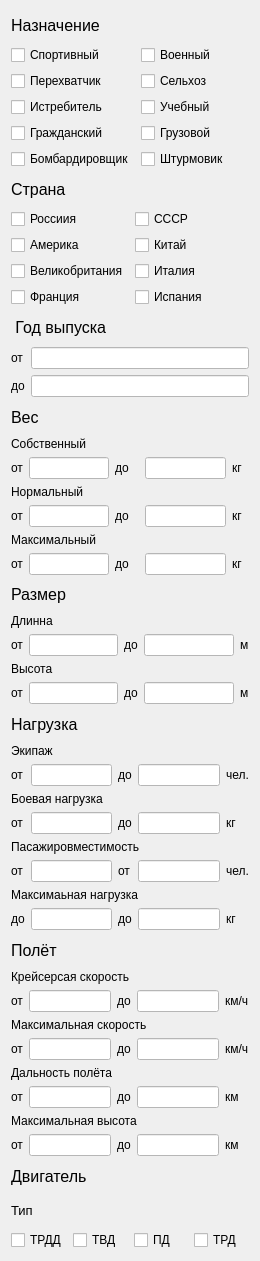
         <widget class="QWidget" name="scrollAreaWidgetContents_6">
          <property name="geometry">
           <rect>
            <x>0</x>
            <y>0</y>
            <width>260</width>
            <height>1261</height>
           </rect>
          </property>
          <layout class="QGridLayout" name="gridLayout_25">
           <item row="12" column="0">
            <widget class="QLabel" name="label_182">
             <property name="font">
              <font>
               <pointsize>12</pointsize>
              </font>
             </property>
             <property name="text">
              <string>Полёт</string>
             </property>
            </widget>
           </item>
           <item row="8" column="0">
            <widget class="QLabel" name="label_154">
             <property name="font">
              <font>
               <pointsize>12</pointsize>
              </font>
             </property>
             <property name="text">
              <string>Размер</string>
             </property>
            </widget>
           </item>
           <item row="10" column="0">
            <widget class="QLabel" name="label_173">
             <property name="font">
              <font>
               <pointsize>12</pointsize>
              </font>
             </property>
             <property name="text">
              <string>Нагрузка</string>
             </property>
            </widget>
           </item>
           <item row="1" column="0">
            <layout class="QGridLayout" name="gridLayout_18">
             <item row="0" column="1">
              <widget class="QCheckBox" name="checkBox_83">
               <property name="text">
                <string>Военный</string>
               </property>
              </widget>
             </item>
             <item row="2" column="1">
              <widget class="QCheckBox" name="checkBox_84">
               <property name="text">
                <string>Учебный</string>
               </property>
              </widget>
             </item>
             <item row="3" column="1">
              <widget class="QCheckBox" name="checkBox_85">
               <property name="text">
                <string>Грузовой</string>
               </property>
              </widget>
             </item>
             <item row="1" column="1">
              <widget class="QCheckBox" name="checkBox_86">
               <property name="text">
                <string>Сельхоз</string>
               </property>
              </widget>
             </item>
             <item row="0" column="0">
              <widget class="QCheckBox" name="checkBox_87">
               <property name="text">
                <string>Спортивный</string>
               </property>
              </widget>
             </item>
             <item row="4" column="0">
              <widget class="QCheckBox" name="checkBox_13">
               <property name="text">
                <string>Бомбардировщик</string>
               </property>
              </widget>
             </item>
             <item row="3" column="0">
              <widget class="QCheckBox" name="checkBox_88">
               <property name="text">
                <string>Гражданский</string>
               </property>
              </widget>
             </item>
             <item row="2" column="0">
              <widget class="QCheckBox" name="checkBox_14">
               <property name="text">
                <string>Истребитель</string>
               </property>
              </widget>
             </item>
             <item row="1" column="0">
              <widget class="QCheckBox" name="checkBox_89">
               <property name="text">
                <string>Перехватчик</string>
               </property>
              </widget>
             </item>
             <item row="4" column="1">
              <widget class="QCheckBox" name="checkBox_90">
               <property name="text">
                <string>Штурмовик</string>
               </property>
              </widget>
             </item>
            </layout>
           </item>
           <item row="3" column="0">
            <layout class="QFormLayout" name="formLayout_10">
             <item row="0" column="0">
              <widget class="QCheckBox" name="ALL_coun_cb_Rus">
               <property name="text">
                <string>Россиия</string>
               </property>
              </widget>
             </item>
             <item row="0" column="1">
              <widget class="QCheckBox" name="ALL_coun_cb_USSR">
               <property name="text">
                <string>СССР</string>
               </property>
              </widget>
             </item>
             <item row="1" column="0">
              <widget class="QCheckBox" name="ALL_coun_cb_Amer">
               <property name="text">
                <string>Америка</string>
               </property>
              </widget>
             </item>
             <item row="1" column="1">
              <widget class="QCheckBox" name="ALL_coun_cb_Chinazes">
               <property name="text">
                <string>Китай</string>
               </property>
              </widget>
             </item>
             <item row="2" column="0">
              <widget class="QCheckBox" name="ALL_coun_cb_GBrit">
               <property name="text">
                <string>Великобритания</string>
               </property>
              </widget>
             </item>
             <item row="2" column="1">
              <widget class="QCheckBox" name="ALL_coun_cb_Itali">
               <property name="text">
                <string>Италия</string>
               </property>
              </widget>
             </item>
             <item row="3" column="0">
              <widget class="QCheckBox" name="ALL_coun_cb_Fran">
               <property name="text">
                <string>Франция</string>
               </property>
              </widget>
             </item>
             <item row="3" column="1">
              <widget class="QCheckBox" name="ALL_coun_cb_Spain">
               <property name="text">
                <string>Испания</string>
               </property>
              </widget>
             </item>
            </layout>
           </item>
           <item row="7" column="0">
            <layout class="QGridLayout" name="gridLayout_weight_3">
             <item row="1" column="0">
              <widget class="QLabel" name="label_69">
               <property name="text">
                <string>от</string>
               </property>
              </widget>
             </item>
             <item row="1" column="4">
              <widget class="QLabel" name="P_wei_lb_sob_kg_6">
               <property name="text">
                <string>кг  </string>
               </property>
              </widget>
             </item>
             <item row="1" column="3">
              <widget class="QLineEdit" name="ALL_wei_line_sob_do">
               <property name="styleSheet">
                <string notr="true">background-color: rgb(255, 255, 255);</string>
               </property>
              </widget>
             </item>
             <item row="4" column="0">
              <widget class="QLabel" name="label_70">
               <property name="text">
                <string>от</string>
               </property>
              </widget>
             </item>
             <item row="3" column="0" colspan="5">
              <widget class="QLabel" name="P_wei_lb_norm_3">
               <property name="text">
                <string>Нормальный</string>
               </property>
              </widget>
             </item>
             <item row="4" column="1">
              <widget class="QLineEdit" name="ALL_wei_line_norm_ot">
               <property name="styleSheet">
                <string notr="true">background-color: rgb(255, 255, 255);</string>
               </property>
              </widget>
             </item>
             <item row="8" column="0">
              <widget class="QLabel" name="label_71">
               <property name="text">
                <string>от</string>
               </property>
              </widget>
             </item>
             <item row="1" column="1">
              <widget class="QLineEdit" name="ALL_wei_line_sob_ot">
               <property name="styleSheet">
                <string notr="true">background-color: rgb(255, 255, 255);</string>
               </property>
              </widget>
             </item>
             <item row="0" column="0" colspan="5">
              <widget class="QLabel" name="P_wei_lb_sob_3">
               <property name="text">
                <string>Собственный</string>
               </property>
              </widget>
             </item>
             <item row="1" column="2">
              <widget class="QLabel" name="label_72">
               <property name="text">
                <string>до   </string>
               </property>
              </widget>
             </item>
             <item row="8" column="1">
              <widget class="QLineEdit" name="ALL_wei_line_max_ot">
               <property name="styleSheet">
                <string notr="true">background-color: rgb(255, 255, 255);</string>
               </property>
              </widget>
             </item>
             <item row="4" column="2">
              <widget class="QLabel" name="label_73">
               <property name="text">
                <string>до</string>
               </property>
              </widget>
             </item>
             <item row="4" column="4">
              <widget class="QLabel" name="P_wei_lb_sob_kg_7">
               <property name="text">
                <string>кг</string>
               </property>
              </widget>
             </item>
             <item row="4" column="3">
              <widget class="QLineEdit" name="ALL_wei_line_norm_do">
               <property name="styleSheet">
                <string notr="true">background-color: rgb(255, 255, 255);</string>
               </property>
              </widget>
             </item>
             <item row="6" column="0" colspan="5">
              <widget class="QLabel" name="P_wei_lb_max_3">
               <property name="text">
                <string>Максимальный</string>
               </property>
              </widget>
             </item>
             <item row="8" column="2">
              <widget class="QLabel" name="label_74">
               <property name="text">
                <string>до</string>
               </property>
              </widget>
             </item>
             <item row="8" column="4">
              <widget class="QLabel" name="P_wei_lb_max_kg_3">
               <property name="text">
                <string>кг</string>
               </property>
              </widget>
             </item>
             <item row="8" column="3">
              <widget class="QLineEdit" name="ALL_wei_line_max_do">
               <property name="styleSheet">
                <string notr="true">background-color: rgb(255, 255, 255);</string>
               </property>
              </widget>
             </item>
            </layout>
           </item>
           <item row="5" column="0">
            <layout class="QFormLayout" name="formLayout_5">
             <item row="0" column="0">
              <widget class="QLabel" name="label_155">
               <property name="text">
                <string>от</string>
               </property>
              </widget>
             </item>
             <item row="0" column="1">
              <widget class="QLineEdit" name="ALL_year_line_ot">
               <property name="styleSheet">
                <string notr="true">background-color: rgb(255, 255, 255);</string>
               </property>
              </widget>
             </item>
             <item row="1" column="0">
              <widget class="QLabel" name="label_156">
               <property name="text">
                <string>до</string>
               </property>
              </widget>
             </item>
             <item row="1" column="1">
              <widget class="QLineEdit" name="ALL_year_line_do">
               <property name="styleSheet">
                <string notr="true">background-color: rgb(255, 255, 255);</string>
               </property>
              </widget>
             </item>
            </layout>
           </item>
           <item row="9" column="0">
            <layout class="QGridLayout" name="gridLayout_size_3">
             <item row="0" column="0" colspan="5">
              <widget class="QLabel" name="P_size_lb_long_3">
               <property name="text">
                <string>Длинна</string>
               </property>
              </widget>
             </item>
             <item row="1" column="4">
              <widget class="QLabel" name="P_size_lb_long_m_3">
               <property name="text">
                <string>м</string>
               </property>
              </widget>
             </item>
             <item row="3" column="2">
              <widget class="QLabel" name="label_84">
               <property name="text">
                <string>до</string>
               </property>
              </widget>
             </item>
             <item row="1" column="2">
              <widget class="QLabel" name="label_85">
               <property name="text">
                <string>до</string>
               </property>
              </widget>
             </item>
             <item row="3" column="0">
              <widget class="QLabel" name="label_79">
               <property name="text">
                <string>от</string>
               </property>
              </widget>
             </item>
             <item row="1" column="0">
              <widget class="QLabel" name="label_80">
               <property name="text">
                <string>от</string>
               </property>
              </widget>
             </item>
             <item row="3" column="1">
              <widget class="QLineEdit" name="ALL_size_line_high_ot">
               <property name="styleSheet">
                <string notr="true">background-color: rgb(255, 255, 255);</string>
               </property>
              </widget>
             </item>
             <item row="3" column="3">
              <widget class="QLineEdit" name="ALL_size_line_high_do">
               <property name="styleSheet">
                <string notr="true">background-color: rgb(255, 255, 255);</string>
               </property>
              </widget>
             </item>
             <item row="2" column="0" colspan="5">
              <widget class="QLabel" name="P_sie_lb_high_3">
               <property name="text">
                <string>Высота</string>
               </property>
              </widget>
             </item>
             <item row="1" column="3">
              <widget class="QLineEdit" name="H_size_line_long_do_2">
               <property name="styleSheet">
                <string notr="true">background-color: rgb(255, 255, 255);</string>
               </property>
              </widget>
             </item>
             <item row="1" column="1">
              <widget class="QLineEdit" name="ALL_size_line_long_ot">
               <property name="styleSheet">
                <string notr="true">background-color: rgb(255, 255, 255);</string>
               </property>
              </widget>
             </item>
             <item row="3" column="4">
              <widget class="QLabel" name="P_size_lb_high_m_3">
               <property name="text">
                <string>м</string>
               </property>
              </widget>
             </item>
            </layout>
           </item>
           <item row="11" column="0">
            <layout class="QGridLayout" name="gridLayout_load_3">
             <item row="7" column="1">
              <widget class="QLineEdit" name="ALL_load_line_maxlo_ot">
               <property name="styleSheet">
                <string notr="true">background-color: rgb(255, 255, 255);</string>
               </property>
              </widget>
             </item>
             <item row="7" column="4">
              <widget class="QLabel" name="P_load_lb_maxlo_kg_3">
               <property name="text">
                <string>кг</string>
               </property>
              </widget>
             </item>
             <item row="5" column="1">
              <widget class="QLineEdit" name="ALL_load_line_pascap_ot">
               <property name="styleSheet">
                <string notr="true">background-color: rgb(255, 255, 255);</string>
               </property>
              </widget>
             </item>
             <item row="5" column="4">
              <widget class="QLabel" name="P_load_lb_pascap_ch_3">
               <property name="text">
                <string>чел.</string>
               </property>
              </widget>
             </item>
             <item row="1" column="1">
              <widget class="QLineEdit" name="ALL_load_line_crew_ot">
               <property name="styleSheet">
                <string notr="true">background-color: rgb(255, 255, 255);
</string>
               </property>
              </widget>
             </item>
             <item row="3" column="4">
              <widget class="QLabel" name="P_load_lb_comlo_kg_3">
               <property name="text">
                <string>кг</string>
               </property>
              </widget>
             </item>
             <item row="1" column="4">
              <widget class="QLabel" name="P_load_lb_crew_ch_3">
               <property name="text">
                <string>чел.</string>
               </property>
              </widget>
             </item>
             <item row="3" column="1">
              <widget class="QLineEdit" name="ALL_load_line_comlo_ot">
               <property name="styleSheet">
                <string notr="true">background-color: rgb(255, 255, 255);</string>
               </property>
              </widget>
             </item>
             <item row="1" column="0">
              <widget class="QLabel" name="label_75">
               <property name="text">
                <string>от</string>
               </property>
              </widget>
             </item>
             <item row="1" column="2">
              <widget class="QLabel" name="label_76">
               <property name="text">
                <string>до</string>
               </property>
              </widget>
             </item>
             <item row="1" column="3">
              <widget class="QLineEdit" name="ALL_load_line_crew_do">
               <property name="styleSheet">
                <string notr="true">background-color: rgb(255, 255, 255);</string>
               </property>
              </widget>
             </item>
             <item row="3" column="0">
              <widget class="QLabel" name="label_77">
               <property name="text">
                <string>от</string>
               </property>
              </widget>
             </item>
             <item row="3" column="2">
              <widget class="QLabel" name="label_78">
               <property name="text">
                <string>до</string>
               </property>
              </widget>
             </item>
             <item row="5" column="0">
              <widget class="QLabel" name="label_81">
               <property name="text">
                <string>от</string>
               </property>
              </widget>
             </item>
             <item row="5" column="2">
              <widget class="QLabel" name="label_82">
               <property name="text">
                <string>от</string>
               </property>
              </widget>
             </item>
             <item row="7" column="0">
              <widget class="QLabel" name="label_83">
               <property name="text">
                <string>до</string>
               </property>
              </widget>
             </item>
             <item row="7" column="2">
              <widget class="QLabel" name="label_86">
               <property name="text">
                <string>до</string>
               </property>
              </widget>
             </item>
             <item row="3" column="3">
              <widget class="QLineEdit" name="ALL_load_line_comlo_do">
               <property name="styleSheet">
                <string notr="true">background-color: rgb(255, 255, 255);</string>
               </property>
              </widget>
             </item>
             <item row="5" column="3">
              <widget class="QLineEdit" name="ALL_load_line_pascap_do">
               <property name="styleSheet">
                <string notr="true">background-color: rgb(255, 255, 255);</string>
               </property>
              </widget>
             </item>
             <item row="7" column="3">
              <widget class="QLineEdit" name="ALL_load_line_maxlo_do">
               <property name="styleSheet">
                <string notr="true">background-color: rgb(255, 255, 255);</string>
               </property>
              </widget>
             </item>
             <item row="6" column="0" colspan="5">
              <widget class="QLabel" name="P_load_lb_maxlo_3">
               <property name="text">
                <string>Максимаьная нагрузка</string>
               </property>
              </widget>
             </item>
             <item row="4" column="0" colspan="5">
              <widget class="QLabel" name="P_load_lb_pascap_3">
               <property name="text">
                <string>Пасажировместимость</string>
               </property>
              </widget>
             </item>
             <item row="2" column="0" colspan="5">
              <widget class="QLabel" name="P_load_lb_comlo_3">
               <property name="text">
                <string>Боевая нагрузка</string>
               </property>
              </widget>
             </item>
             <item row="0" column="0" colspan="5">
              <widget class="QLabel" name="P_load_lb_crew_3">
               <property name="text">
                <string>Экипаж</string>
               </property>
              </widget>
             </item>
            </layout>
           </item>
           <item row="13" column="0">
            <layout class="QGridLayout" name="gridLayout_flight_3">
             <item row="5" column="4">
              <widget class="QLabel" name="P_fl_lb_rang_km_3">
               <property name="text">
                <string>км</string>
               </property>
              </widget>
             </item>
             <item row="1" column="1">
              <widget class="QLineEdit" name="ALL_fl_line_cruis_ot">
               <property name="styleSheet">
                <string notr="true">background-color: rgb(255, 255, 255);</string>
               </property>
              </widget>
             </item>
             <item row="3" column="4">
              <widget class="QLabel" name="P_fl_lb_maxsp_kmh_3">
               <property name="text">
                <string>км/ч</string>
               </property>
              </widget>
             </item>
             <item row="1" column="4">
              <widget class="QLabel" name="P_fl_lb_cruis_kmh_3">
               <property name="text">
                <string>км/ч</string>
               </property>
              </widget>
             </item>
             <item row="5" column="1">
              <widget class="QLineEdit" name="ALL_fl_line_rang_ot">
               <property name="styleSheet">
                <string notr="true">background-color: rgb(255, 255, 255);</string>
               </property>
              </widget>
             </item>
             <item row="3" column="1">
              <widget class="QLineEdit" name="ALL_fl_line_maxsp_ot">
               <property name="styleSheet">
                <string notr="true">background-color: rgb(255, 255, 255);</string>
               </property>
              </widget>
             </item>
             <item row="7" column="4">
              <widget class="QLabel" name="P_fl_lb_maxhi_km_3">
               <property name="text">
                <string>км</string>
               </property>
              </widget>
             </item>
             <item row="7" column="1">
              <widget class="QLineEdit" name="ALL_fl_line_maxhi_ot">
               <property name="styleSheet">
                <string notr="true">background-color: rgb(255, 255, 255);</string>
               </property>
              </widget>
             </item>
             <item row="7" column="2">
              <widget class="QLabel" name="label_87">
               <property name="text">
                <string>до</string>
               </property>
              </widget>
             </item>
             <item row="1" column="0">
              <widget class="QLabel" name="label_88">
               <property name="text">
                <string>от</string>
               </property>
              </widget>
             </item>
             <item row="1" column="2">
              <widget class="QLabel" name="label_89">
               <property name="text">
                <string>до</string>
               </property>
              </widget>
             </item>
             <item row="7" column="0">
              <widget class="QLabel" name="label_90">
               <property name="text">
                <string>от</string>
               </property>
              </widget>
             </item>
             <item row="3" column="2">
              <widget class="QLabel" name="label_91">
               <property name="text">
                <string>до</string>
               </property>
              </widget>
             </item>
             <item row="5" column="0">
              <widget class="QLabel" name="label_92">
               <property name="text">
                <string>от</string>
               </property>
              </widget>
             </item>
             <item row="5" column="2">
              <widget class="QLabel" name="label_93">
               <property name="text">
                <string>до</string>
               </property>
              </widget>
             </item>
             <item row="1" column="3">
              <widget class="QLineEdit" name="ALL_fl_line_cruis_do">
               <property name="styleSheet">
                <string notr="true">background-color: rgb(255, 255, 255);</string>
               </property>
              </widget>
             </item>
             <item row="3" column="3">
              <widget class="QLineEdit" name="ALL_fl_line_maxsp_do">
               <property name="styleSheet">
                <string notr="true">background-color: rgb(255, 255, 255);</string>
               </property>
              </widget>
             </item>
             <item row="5" column="3">
              <widget class="QLineEdit" name="ALL_fl_line_rang_do">
               <property name="styleSheet">
                <string notr="true">background-color: rgb(255, 255, 255);</string>
               </property>
              </widget>
             </item>
             <item row="7" column="3">
              <widget class="QLineEdit" name="ALL_fl_line_maxhi_do">
               <property name="styleSheet">
                <string notr="true">background-color: rgb(255, 255, 255);</string>
               </property>
              </widget>
             </item>
             <item row="6" column="0" colspan="5">
              <widget class="QLabel" name="P_fl_lb_maxhi_3">
               <property name="text">
                <string>Максимальная высота</string>
               </property>
              </widget>
             </item>
             <item row="4" column="0" colspan="5">
              <widget class="QLabel" name="P_fl_lb_rang_3">
               <property name="text">
                <string>Дальность полёта</string>
               </property>
              </widget>
             </item>
             <item row="2" column="0" colspan="5">
              <widget class="QLabel" name="P_fl_lb_maxsp_3">
               <property name="text">
                <string>Максимальная скорость</string>
               </property>
              </widget>
             </item>
             <item row="0" column="0" colspan="5">
              <widget class="QLabel" name="P_fl_lb_cruis_3">
               <property name="text">
                <string>Крейсерсая скорость</string>
               </property>
              </widget>
             </item>
             <item row="3" column="0">
              <widget class="QLabel" name="label_94">
               <property name="text">
                <string>от</string>
               </property>
              </widget>
             </item>
            </layout>
           </item>
           <item row="2" column="0">
            <widget class="QLabel" name="label_61">
             <property name="font">
              <font>
               <pointsize>12</pointsize>
              </font>
             </property>
             <property name="text">
              <string>Страна</string>
             </property>
            </widget>
           </item>
           <item row="4" column="0">
            <widget class="QLabel" name="label_152">
             <property name="font">
              <font>
               <pointsize>12</pointsize>
              </font>
             </property>
             <property name="text">
              <string> Год выпуска</string>
             </property>
            </widget>
           </item>
           <item row="6" column="0">
            <widget class="QLabel" name="label_153">
             <property name="font">
              <font>
               <pointsize>12</pointsize>
              </font>
             </property>
             <property name="text">
              <string>Вес</string>
             </property>
            </widget>
           </item>
           <item row="0" column="0">
            <widget class="QLabel" name="label_56">
             <property name="font">
              <font>
               <pointsize>12</pointsize>
              </font>
             </property>
             <property name="text">
              <string>Назначение</string>
             </property>
            </widget>
           </item>
           <item row="14" column="0">
            <widget class="QLabel" name="label_191">
             <property name="font">
              <font>
               <pointsize>12</pointsize>
              </font>
             </property>
             <property name="text">
              <string>Двигатель</string>
             </property>
            </widget>
           </item>
           <item row="15" column="0">
            <widget class="QLabel" name="label_192">
             <property name="font">
              <font>
               <pointsize>10</pointsize>
              </font>
             </property>
             <property name="styleSheet">
              <string notr="true"/>
             </property>
             <property name="text">
              <string>Тип</string>
             </property>
            </widget>
           </item>
           <item row="16" column="0">
            <layout class="QGridLayout" name="gridLayout_16">
             <item row="0" column="0">
              <widget class="QCheckBox" name="P_eng_type_cb_TRDD_2">
               <property name="text">
                <string>ТРДД</string>
               </property>
              </widget>
             </item>
             <item row="0" column="1">
              <widget class="QCheckBox" name="P_eng_type_cb_TVD_2">
               <property name="text">
                <string>ТВД</string>
               </property>
              </widget>
             </item>
             <item row="0" column="2">
              <widget class="QCheckBox" name="P_eng_type_cb_PD_2">
               <property name="text">
                <string>ПД</string>
               </property>
              </widget>
             </item>
             <item row="0" column="3">
              <widget class="QCheckBox" name="checkBox_92">
               <property name="text">
                <string>ТРД</string>
               </property>
              </widget>
             </item>
            </layout>
           </item>
          </layout>
         </widget>
